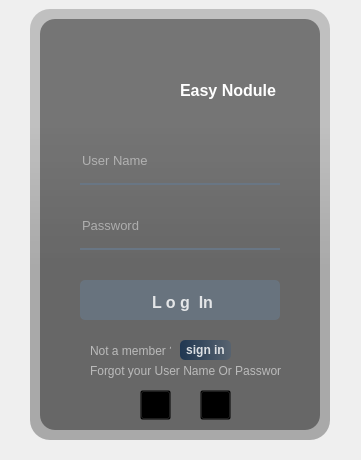
<?xml version="1.0" encoding="UTF-8"?>
<ui version="4.0">
 <class>Form</class>
 <widget class="QWidget" name="Form">
  <property name="geometry">
   <rect>
    <x>0</x>
    <y>0</y>
    <width>361</width>
    <height>460</height>
   </rect>
  </property>
  <property name="windowTitle">
   <string>Form</string>
  </property>
  <widget class="QWidget" name="widget" native="true">
   <property name="geometry">
    <rect>
     <x>0</x>
     <y>-10</y>
     <width>331</width>
     <height>451</height>
    </rect>
   </property>
   <property name="styleSheet">
    <string notr="true">QPushButton#loginBtn,#signBtn{
background-color: qlineargradient(spread:pad,x1:0,y1:0.505682,x2:1,y2:0.477,stop:0 rgba(20,47,78,219),stop:1 rgba(85,98,112,226));

color:rgba(255,255,255,210);

border-radius: 5px
}

QPushButton#loginBtn:hover{
background-color: qlineargradient(spread:pad,x1:0,y1:0.505682,x2:1,y2:0.477,stop:0 rgba(40,67,98,219),stop:1 rgba(105,118,132,226));

color:rgba(255,255,255,210);

border-radius: 5px
}
QPushButton#signBtn:hover{
background-color: qlineargradient(spread:pad,x1:0,y1:0.505682,x2:1,y2:0.477,stop:0 rgba(40,67,98,219),stop:1 rgba(105,118,132,226));

color:rgba(255,255,255,210);

border-radius: 5px
}

QPushButton#loginBtn,#signBtn:pressed{
padding-left: 5px;
padding-top: 5px;
background-color : rgba(105,118,132,200);
}


QPushButton#emailBtn:pressed{
padding-left: 5px;
padding-top: 5px;
background-color : rgba(105,118,132,200);
}
QPushButton#callBtn:pressed{
padding-left: 5px;
padding-top: 5px;
background-color : rgba(105,118,132,200);
}</string>
   </property>
   <widget class="QLabel" name="label">
    <property name="geometry">
     <rect>
      <x>30</x>
      <y>19</y>
      <width>300</width>
      <height>431</height>
     </rect>
    </property>
    <property name="styleSheet">
     <string notr="true">border-image: url(:/images/bg.jpg);
border-radius : 20px;</string>
    </property>
    <property name="text">
     <string/>
    </property>
   </widget>
   <widget class="QLabel" name="label_2">
    <property name="geometry">
     <rect>
      <x>30</x>
      <y>19</y>
      <width>300</width>
      <height>431</height>
     </rect>
    </property>
    <property name="styleSheet">
     <string notr="true">background-color: qlineargradient(spread:pad,x1:0,y1:0,x2:0,y2:0.715909,stop:0.375 rgba(0,0,0,50),stop:0.835227 rgba(0,0,0,75));
border-radius : 20px;</string>
    </property>
    <property name="text">
     <string/>
    </property>
   </widget>
   <widget class="QLabel" name="label_3">
    <property name="geometry">
     <rect>
      <x>40</x>
      <y>29</y>
      <width>280</width>
      <height>411</height>
     </rect>
    </property>
    <property name="styleSheet">
     <string notr="true">background-color: rgba(0,0,0,100);
border-radius : 15px;</string>
    </property>
    <property name="text">
     <string/>
    </property>
   </widget>
   <widget class="QLabel" name="label_4">
    <property name="geometry">
     <rect>
      <x>80</x>
      <y>50</y>
      <width>91</width>
      <height>91</height>
     </rect>
    </property>
    <property name="font">
     <font>
      <pointsize>20</pointsize>
      <weight>75</weight>
      <bold>true</bold>
     </font>
    </property>
    <property name="styleSheet">
     <string notr="true">color: rgba(255,255,255,210);</string>
    </property>
    <property name="text">
     <string/>
    </property>
    <property name="pixmap">
     <pixmap>logo.png</pixmap>
    </property>
    <property name="scaledContents">
     <bool>true</bool>
    </property>
   </widget>
   <widget class="QLineEdit" name="usernameEdit">
    <property name="geometry">
     <rect>
      <x>80</x>
      <y>155</y>
      <width>200</width>
      <height>40</height>
     </rect>
    </property>
    <property name="font">
     <font>
      <pointsize>10</pointsize>
     </font>
    </property>
    <property name="styleSheet">
     <string notr="true">background: rgba(0,0,0,0);
border:0;
border-bottom:2px solid rgba(105,118,132,255);
color:rgba(255,255,255,230);
padding-bottom:7px</string>
    </property>
    <property name="placeholderText">
     <string>User Name</string>
    </property>
   </widget>
   <widget class="QLineEdit" name="passwordEdit">
    <property name="geometry">
     <rect>
      <x>80</x>
      <y>220</y>
      <width>200</width>
      <height>40</height>
     </rect>
    </property>
    <property name="font">
     <font>
      <family>MS Shell Dlg 2</family>
      <pointsize>10</pointsize>
     </font>
    </property>
    <property name="styleSheet">
     <string notr="true">background: rgba(0,0,0,0);
border:0;
border-bottom:2px solid rgba(105,118,132,255);
color:rgba(255,255,255,230);
padding-bottom:7px</string>
    </property>
    <property name="echoMode">
     <enum>QLineEdit::Password</enum>
    </property>
    <property name="placeholderText">
     <string>Password</string>
    </property>
   </widget>
   <widget class="QPushButton" name="loginBtn">
    <property name="geometry">
     <rect>
      <x>80</x>
      <y>290</y>
      <width>200</width>
      <height>40</height>
     </rect>
    </property>
    <property name="font">
     <font>
      <pointsize>12</pointsize>
      <weight>75</weight>
      <bold>true</bold>
     </font>
    </property>
    <property name="text">
     <string>L o g  In</string>
    </property>
   </widget>
   <widget class="QLabel" name="label_5">
    <property name="geometry">
     <rect>
      <x>180</x>
      <y>90</y>
      <width>101</width>
      <height>21</height>
     </rect>
    </property>
    <property name="font">
     <font>
      <pointsize>12</pointsize>
      <weight>75</weight>
      <bold>true</bold>
     </font>
    </property>
    <property name="styleSheet">
     <string notr="true">color: rgb(255, 255, 255);</string>
    </property>
    <property name="text">
     <string>Easy Nodule</string>
    </property>
   </widget>
   <widget class="QLabel" name="label_6">
    <property name="geometry">
     <rect>
      <x>90</x>
      <y>370</y>
      <width>191</width>
      <height>21</height>
     </rect>
    </property>
    <property name="styleSheet">
     <string notr="true">color: rgba(255,255,255,140);</string>
    </property>
    <property name="text">
     <string>Forgot your User Name Or Password ?</string>
    </property>
   </widget>
   <widget class="QPushButton" name="emailBtn">
    <property name="geometry">
     <rect>
      <x>140</x>
      <y>400</y>
      <width>31</width>
      <height>30</height>
     </rect>
    </property>
    <property name="minimumSize">
     <size>
      <width>30</width>
      <height>30</height>
     </size>
    </property>
    <property name="font">
     <font>
      <pointsize>15</pointsize>
     </font>
    </property>
    <property name="styleSheet">
     <string notr="true">background-color: rgba(0, 0, 0,0);
</string>
    </property>
    <property name="text">
     <string/>
    </property>
    <property name="icon">
     <iconset>
      <normaloff>gmail.png</normaloff>gmail.png</iconset>
    </property>
    <property name="iconSize">
     <size>
      <width>24</width>
      <height>24</height>
     </size>
    </property>
   </widget>
   <widget class="QPushButton" name="callBtn">
    <property name="geometry">
     <rect>
      <x>200</x>
      <y>400</y>
      <width>31</width>
      <height>30</height>
     </rect>
    </property>
    <property name="minimumSize">
     <size>
      <width>30</width>
      <height>30</height>
     </size>
    </property>
    <property name="font">
     <font>
      <pointsize>15</pointsize>
     </font>
    </property>
    <property name="styleSheet">
     <string notr="true">background-color: rgba(0, 0, 0,0);</string>
    </property>
    <property name="text">
     <string/>
    </property>
    <property name="icon">
     <iconset>
      <normaloff>appel-telephonique.png</normaloff>appel-telephonique.png</iconset>
    </property>
    <property name="iconSize">
     <size>
      <width>24</width>
      <height>24</height>
     </size>
    </property>
   </widget>
   <widget class="QLabel" name="label_7">
    <property name="geometry">
     <rect>
      <x>90</x>
      <y>350</y>
      <width>81</width>
      <height>21</height>
     </rect>
    </property>
    <property name="styleSheet">
     <string notr="true">color: rgba(255,255,255,140);</string>
    </property>
    <property name="text">
     <string>Not a member ?  </string>
    </property>
   </widget>
   <widget class="QPushButton" name="signBtn">
    <property name="geometry">
     <rect>
      <x>180</x>
      <y>350</y>
      <width>51</width>
      <height>20</height>
     </rect>
    </property>
    <property name="font">
     <font>
      <pointsize>9</pointsize>
      <weight>75</weight>
      <bold>true</bold>
     </font>
    </property>
    <property name="text">
     <string>sign in</string>
    </property>
   </widget>
  </widget>
 </widget>
 <resources>
  <include location="res.qrc"/>
 </resources>
 <connections/>
</ui>
